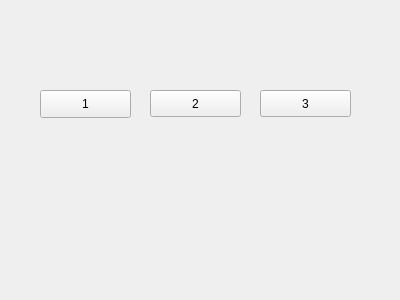
<?xml version="1.0" encoding="UTF-8"?>
<ui version="4.0">
 <class>Form</class>
 <widget class="QWidget" name="Form">
  <property name="geometry">
   <rect>
    <x>0</x>
    <y>0</y>
    <width>400</width>
    <height>300</height>
   </rect>
  </property>
  <property name="windowTitle">
   <string>My Program</string>
  </property>
  <widget class="QPushButton" name="btnButton1">
   <property name="geometry">
    <rect>
     <x>40</x>
     <y>90</y>
     <width>91</width>
     <height>28</height>
    </rect>
   </property>
   <property name="text">
    <string>1</string>
   </property>
  </widget>
  <widget class="QPushButton" name="btnButton2">
   <property name="geometry">
    <rect>
     <x>150</x>
     <y>90</y>
     <width>91</width>
     <height>27</height>
    </rect>
   </property>
   <property name="text">
    <string>2</string>
   </property>
  </widget>
  <widget class="QPushButton" name="btnButton3">
   <property name="geometry">
    <rect>
     <x>260</x>
     <y>90</y>
     <width>91</width>
     <height>27</height>
    </rect>
   </property>
   <property name="text">
    <string>3</string>
   </property>
  </widget>
 </widget>
 <resources/>
 <connections/>
</ui>
